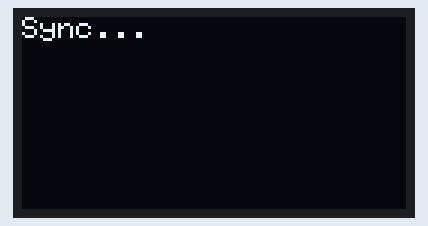
A sketch run on a simulated ESP8266 (NodeMCU). Shown: 128×64 one-colour display. WiFi joins after 1.5 s; servers stay silent unless stated; the local clock reads 2024-03-15 10:24:30 at power-on unless the sketch sets it; EEPROM starts erased; what the sketch prints to the serial monitor is not drawn.

Above: at 1.6 s.
At 2.6 s:
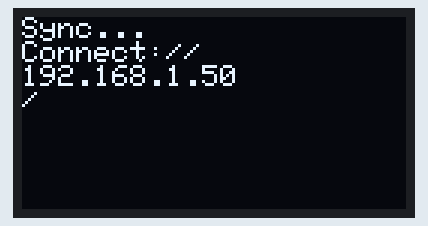
At 7.7 s:
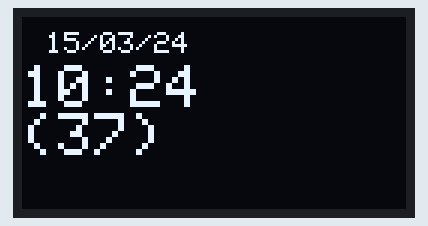

Measured:
- what the display in image 0 shows lasts 1.0 s, from 1.6 s to 2.6 s
- what the display in image 1 shows lasts 5.0 s, from 2.6 s to 7.6 s

The sketch:

8266_TN008g_NTP_Time_OLED_and_WIFI_Manager_UK_Webserver_02.i.ino
```cpp
// (licence header left out)
String   clock_version = "2";
#include <ESP8266WiFi.h>
#include <ESP8266WebServer.h>
#include <EEPROM.h>
#include <time.h>

#include <DNSServer.h>
#include <WiFiManager.h>  //https://github.com/tzapu/WiFiManager

#include <Adafruit_GFX.h>
//*************************************************IMPORTANT******************************************************************
#include "Adafruit_SSD1306.h" // Copy the supplied version of Adafruit_SSD1306.cpp and Adafruit_ssd1306.h to the sketch folder
#define  OLED_RESET 0         // GPIO0
Adafruit_SSD1306 display(OLED_RESET);

String CurrentTime, CurrentDate, webpage = "";
bool display_EU = true;

WiFiClient client;

const char* Timezone    = "GMT1BST,M3.5.0/02,M10.5.0/01";  // Choose your time zone from: https://github.com/nayarsystems/posix_tz_db/blob/master/zones.csv
                                                           // See below for examples
const char* ntpServer   = "pool.ntp.org";                  // Or, choose a time server close to you, but in most cases it's best to use pool.ntp.org to find an NTP server
                                                           // then the NTP system decides e.g. 0.pool.ntp.org, 1.pool.ntp.org as the NTP syem tries to find  the closest available servers
                                                           // EU "0.europe.pool.ntp.org"
                                                           // US "0.north-america.pool.ntp.org"
                                                           // See: https://www.ntppool.org/en/
int  gmtOffset_sec      = 0;    // UK normal time is GMT, so GMT Offset is 0, for US (-5Hrs) is typically -18000, AU is typically (+8hrs) 28800
int  daylightOffset_sec = 3600; // In the UK DST is +1hr or 3600-secs, other countries may use 2hrs 7200 or 30-mins 1800 or 5.5hrs 19800 Ahead of GMT use + offset behind - offset

ESP8266WebServer server(80);  // Set the port you wish to use, a browser default is 80, but any port can be used, if you set it to 5555 then connect with http://nn.nn.nn.nn:5555/

void setup() {
  Serial.begin(115200);
  //------------------------------
  //WiFiManager intialisation. Once completed there is no need to repeat the process on the current board
  WiFiManager wifiManager;

  // A new OOB ESP8266 will have no credentials, so will connect and not need this to be uncommented and compiled in, a used one will, try it to see how it works
  // Uncomment the next line for a new device or one that has not connected to your Wi-Fi before or you want to reset the Wi-Fi connection
  // Then restart the ESP8266 and connect your PC to the wireless access point called 'ESP8266_AP' or whatever you call it below
  // wifiManager.resetSettings();
  // Next connect to http://192.168.4.1/ and follow instructions to make the WiFi connection

  // Set a timeout until configuration is turned off, useful to retry or go to sleep in n-seconds
  wifiManager.setTimeout(180);

  //fetches ssid and password and tries to connect, if connections succeeds it starts an access point with the name called "ESP8266_AP" and waits in a blocking loop for configuration
  if (!wifiManager.autoConnect("ESP8266_AP")) {
    Serial.println("failed to connect and timeout occurred");
    delay(3000);
    ESP.reset(); //reset and try again
    delay(5000);
  }
  // At this stage the WiFi manager will have successfully connected to a network, or if not will try again in 180-seconds
  //------------------------------
  // Print the IP address

  display.begin(SSD1306_SWITCHCAPVCC, 0x3C);  // initialize with the I2C addr 0x3C (for the 64x48)
  display.clearDisplay();
  display.setTextSize(1);
  display.setTextColor(WHITE);
  display.println("Sync...");
  display.display();
  delay(1000);
  Serial.print("Use this URL to connect: ");
  Serial.print("http://"); Serial.print(WiFi.localIP()); Serial.println("/");
  display_ip();
  SetupTime();
  UpdateLocalTime();
  server.begin();  // Start the webserver
  Serial.println("Webserver started...");

  server.on("/", NTP_Clock_home_page);
  server.on("/DISPLAY_MODE_TOGGLE", display_mode_toggle); // Define what happens when a client requests attention
  server.on("/EXIT_SETUP", exit_setup);  // Define what happens when a client requests attention
  EEPROM.begin(10);
  // 0 - Display Status
  EEPROM.get(0,display_EU);
  delay(500);
  EEPROM.commit();
  EEPROM.end();
}

void loop() {
  display_time();
  if (millis() % 60000 == 0) UpdateLocalTime();
  server.handleClient();   // Wait for a client to connect and when they do process their requests
}

boolean SetupTime() {
  configTime(gmtOffset_sec, daylightOffset_sec, ntpServer, "time.nist.gov"); //(gmtOffset_sec, daylightOffset_sec, ntpServer)
  setenv("TZ", Timezone, 1);  //setenv()adds the "TZ" variable to the environment with a value TimeZone, only used if set to 1, 0 means no change
  tzset(); // Set the TZ environment variable
  delay(2000);
  bool TimeStatus = UpdateLocalTime();
  return TimeStatus;
}

boolean UpdateLocalTime() {
  struct tm timeinfo;
  time_t now;
  time(&now);
  //See http://www.cplusplus.com/reference/ctime/strftime/
  char output[30];
  if (display_EU == true) {
    strftime(output, 30, "%d/%m/%y", localtime(&now));
    CurrentDate = output;
    strftime(output, 30, "%H:%M:%S", localtime(&now));
    CurrentTime = output;
  }
  else {
    strftime(output, 30, "%m/%d/%y", localtime(&now));
    CurrentDate = output;
    strftime(output, 30, "%r", localtime(&now));
    CurrentTime = output;
  }
  Serial.println(CurrentTime);
  Serial.println(CurrentDate);
  return true;
}

void display_time() {
  display.clearDisplay();
  display.setCursor(8,5);   // center date display
  display.setTextSize(1);
  display.println(CurrentDate);
  display.setTextSize(2);
  if (display_EU == true) {
    display.setCursor(0,16);  // center Time display
    display.println(CurrentTime.substring(0,5));
    display.setCursor(7,33); // center Time display
    display.print("(" + CurrentTime.substring(6,8) + ")");
  }
  else
  {
    display.setCursor(8,16);  // center Time display
    if (CurrentTime.startsWith("0")) display.println(CurrentTime.substring(1,5));
    else
    {
      display.setCursor(0,16);
      display.println(CurrentTime.substring(0,5));
    }
    display.print("(" + CurrentTime.substring(6,8) + ")");
    display.setTextSize(1);
    display.setCursor(40,33); // center Time display
    display.print(CurrentTime.substring(8,11));
  }
  display.display();
  delay(800);
}

void NTP_Clock_home_page () {
  update_webpage();
  server.send(200, "text/html", webpage);
}

// A short method of adding the same web page header to some text
void append_webpage_header() {
  // webpage is a global variable
  webpage = ""; // A blank string variable to hold the web page
  webpage += "<!DOCTYPE html><html><head><title>ESP8266 NTP Clock</title>";
  webpage += "<style>";
  webpage += "#header  {background-color:#6A6AE2; font-family:tahoma; width:1024px; padding:10px; color:white; text-align:center; }";
  webpage += "#body    {background-color:#6A6AE2; font-family:tahoma; width:1024px; padding:10px; color:white; font-size:32px; text-align:center; }";
  webpage += "#section {background-color:#E6E6FA; font-family:tahoma; width:1024px; padding:10px; color_blue;  font-size:22px; text-align:center;}";
  webpage += "#footer  {background-color:#6A6AE2; font-family:tahoma; width:1024px; padding:10px; color:white; font-size:14px; clear:both; text-align:center;}";
  webpage += "</style></head><body>";
}

void update_webpage() {
  append_webpage_header();
  webpage += "<div id=\"header\"><h1>NTP OLED Clock Setup " + clock_version + "</h1></div>";
  webpage += "<div id=\"body\">[Display Mode is ";
  if (display_EU == true) webpage += "UK/EU]"; else webpage += "USA]";
  webpage += "<p><a href=\"DISPLAY_MODE_TOGGLE\">Change Display Mode</a></p>";
  webpage += "<p><a href=\"EXIT_SETUP\">Run the clock</a></p>";
  webpage += "</div>";
  webpage += "<div id=\"footer\">Copyright &copy; D L Bird 2019</div></body></html>";
}

void display_mode_toggle() {
  EEPROM.begin(9);
  if (display_EU) display_EU = false; else display_EU = true;
  EEPROM.put(0, display_EU);
  delay(500);
  EEPROM.end();
  update_webpage();
  server.send(200, "text/html", webpage);
}

void exit_setup() {
  display_time();
  server.send(200, "text/html", webpage);
}

void display_ip() {
  // Print the IP address
  display.print("Connect:");
  display.println("//");
  display.println(WiFi.localIP());
  display.println("/");
  display.display();
  delay(2500);
  display.clearDisplay();
}
```
